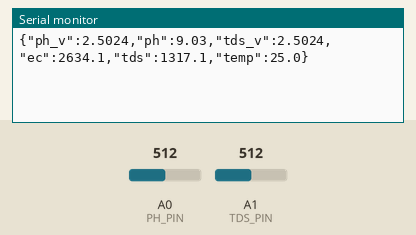
A sketch run on a simulated Arduino Uno, built with avr-gcc and run on an emulated ATmega328P. On the bench: the last lines printed to the serial monitor. The inputs (shaded band) are chosen by the test bench; at power-on: A0 (PH_PIN) = 512, A1 (TDS_PIN) = 512.

Above: at 1.2 s.
1.3 s: A0 (PH_PIN) set to 716
At 2.2 s:
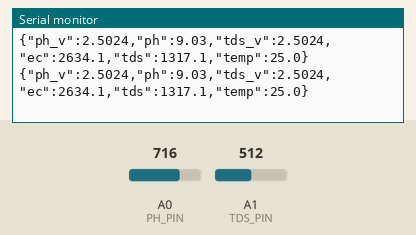
2.8 s: A1 (TDS_PIN) set to 716
At 3.9 s:
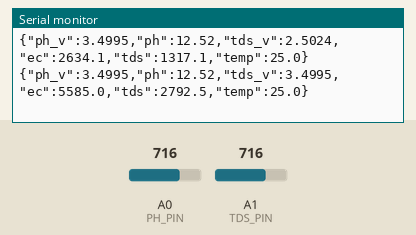
4.3 s: A0 (PH_PIN) set to 900
At 5.1 s:
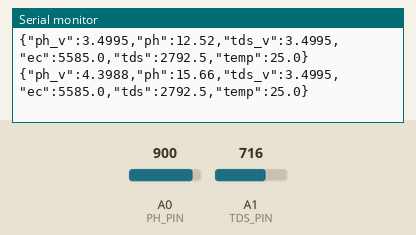
5.8 s: A1 (TDS_PIN) set to 900
At 6.3 s:
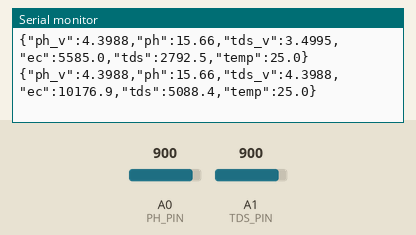
Timing chart, 0 to 8.3 s (numbered marks = the images above; inputs shaded):
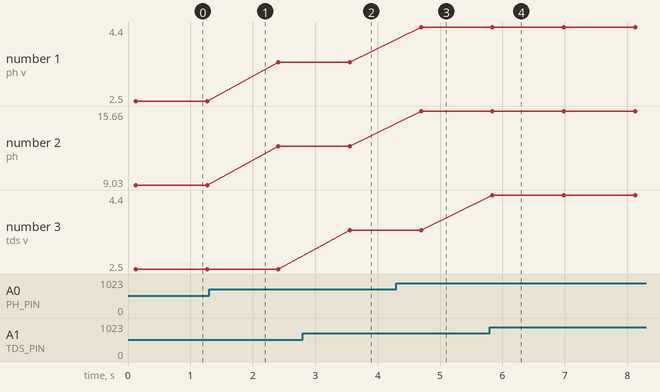

Measured:
- after the input at 2.8 s, the serial monitor: prints a new line after 0.75 s (image 2)
- after the input at 4.3 s, the serial monitor: prints a new line after 0.40 s (image 3)
- after the input at 5.8 s, the serial monitor: prints a new line at once (image 4)
- plotted number 1: 2.5 → 3.5 after the input at 1.3 s, 3.5 → 4.4 after the input at 4.3 s
- plotted number 2: 9.03 → 12.52 after the input at 1.3 s, 12.52 → 15.66 after the input at 4.3 s

The sketch:

arduino_sensors.ino
```cpp
/*
 * pH(SEN0161) + 전도도/TDS(SEN0244) 값을 읽어 JSON 한 줄씩 시리얼로 내보낸다.
 *
 * 라즈베리파이에는 ADC가 없어서 아날로그 센서를 직접 못 읽는다. 우노가 대신
 * 읽고 USB 시리얼로 넘기는 구조. 파이 쪽은 sensors/read_sensors.py 참고.
 *
 * 배선 (자세한 건 sensors/README.md):
 *   SEN0161 (pH)   신호 -> A0,  VCC -> 5V,  GND -> GND
 *   SEN0244 (TDS)  신호 -> A1,  VCC -> 5V,  GND -> GND
 *
 * ⚠️ PH_SLOPE / PH_INTERCEPT 는 프로브마다 다르다. 반드시 캘리브레이션 후
 *    값을 바꿔서 다시 업로드할 것. 기본값은 이론상 출발점일 뿐이다.
 */

const uint8_t PH_PIN  = A0;
const uint8_t TDS_PIN = A1;

const float   ADC_REF_V = 5.0;    // 우노 기준 전압
const int     ADC_MAX   = 1023;   // 10비트ㅈ
const uint8_t SAMPLES   = 30;     // 중앙값 필터 표본 수
const unsigned long PERIOD_MS = 1000;

// --- pH 캘리브레이션 ---
// pH = PH_SLOPE * 전압 + PH_INTERCEPT
//
// ⚠️ 임시 1점 보정이다. 2026-08-16, 수돗물을 pH 7.00 으로 가정하고 절편만
//    맞췄다 (측정 전압 1.9233V → 7.00).
//
//    기울기 3.5 는 검증하지 않은 이론값이다. 1점 보정은 기준점 근처에서만
//    맞고 pH 7 에서 멀어질수록 오차가 커진다. 게다가 수돗물은 완충 용액이
//    아니라 지역·시간·수온에 따라 6.5~8.5 로 변하고 공기 중 CO2 를 흡수하며
//    산성화되므로, 기준값 7.00 자체가 부정확하다.
//
//    실제 측정에 쓰려면 pH 4.00 / 7.00 표준액으로 2점 보정할 것.
//    절차는 sensors/README.md 참고.
const float PH_SLOPE     = 3.5;     // 미검증 (이론값)
const float PH_INTERCEPT = 0.268;   // 수돗물 1점 보정 (임시)

// 수온. DS18B20 같은 수온 센서를 붙이기 전까지는 상온으로 가정한다.
// pH와 TDS 둘 다 수온에 민감해서, 정확한 값이 필요하면 실측해야 한다.
const float WATER_TEMP_C = 25.0;

// 표본을 정렬해 중앙값을 취한다. 평균과 달리 튀는 값 하나에 흔들리지 않는다.
float readVoltage(uint8_t pin) {
  int buf[SAMPLES];
  for (uint8_t i = 0; i < SAMPLES; i++) {
    buf[i] = analogRead(pin);
    delay(2);
  }
  for (uint8_t i = 1; i < SAMPLES; i++) {      // 삽입 정렬
    int key = buf[i];
    int j = i;
    while (j > 0 && buf[j - 1] > key) {
      buf[j] = buf[j - 1];
      j--;
    }
    buf[j] = key;
  }
  int median = (SAMPLES % 2)
      ? buf[SAMPLES / 2]
      : (buf[SAMPLES / 2 - 1] + buf[SAMPLES / 2]) / 2;
  return (float)median * ADC_REF_V / ADC_MAX;
}

void setup() {
  Serial.begin(9600);
  pinMode(PH_PIN, INPUT);
  pinMode(TDS_PIN, INPUT);
}

void loop() {
  float phV  = readVoltage(PH_PIN);
  float tdsV = readVoltage(TDS_PIN);

  float ph = PH_SLOPE * phV + PH_INTERCEPT;

  // DFRobot SEN0244 공식. 25도 기준으로 보정한 뒤 3차식으로 EC를 구한다.
  float coeff = 1.0 + 0.02 * (WATER_TEMP_C - 25.0);
  float cv = tdsV / coeff;
  float ec  = 133.42 * cv * cv * cv - 255.86 * cv * cv + 857.39 * cv;  // uS/cm
  float tds = ec * 0.5;                                               // ppm

  // 파싱하기 쉽게 JSON 한 줄로. 원시 전압도 같이 보내야 캘리브레이션이 가능하다.
  Serial.print(F("{\"ph_v\":"));  Serial.print(phV, 4);
  Serial.print(F(",\"ph\":"));    Serial.print(ph, 2);
  Serial.print(F(",\"tds_v\":")); Serial.print(tdsV, 4);
  Serial.print(F(",\"ec\":"));    Serial.print(ec, 1);
  Serial.print(F(",\"tds\":"));   Serial.print(tds, 1);
  Serial.print(F(",\"temp\":"));  Serial.print(WATER_TEMP_C, 1);
  Serial.println(F("}"));

  delay(PERIOD_MS);
}
```
